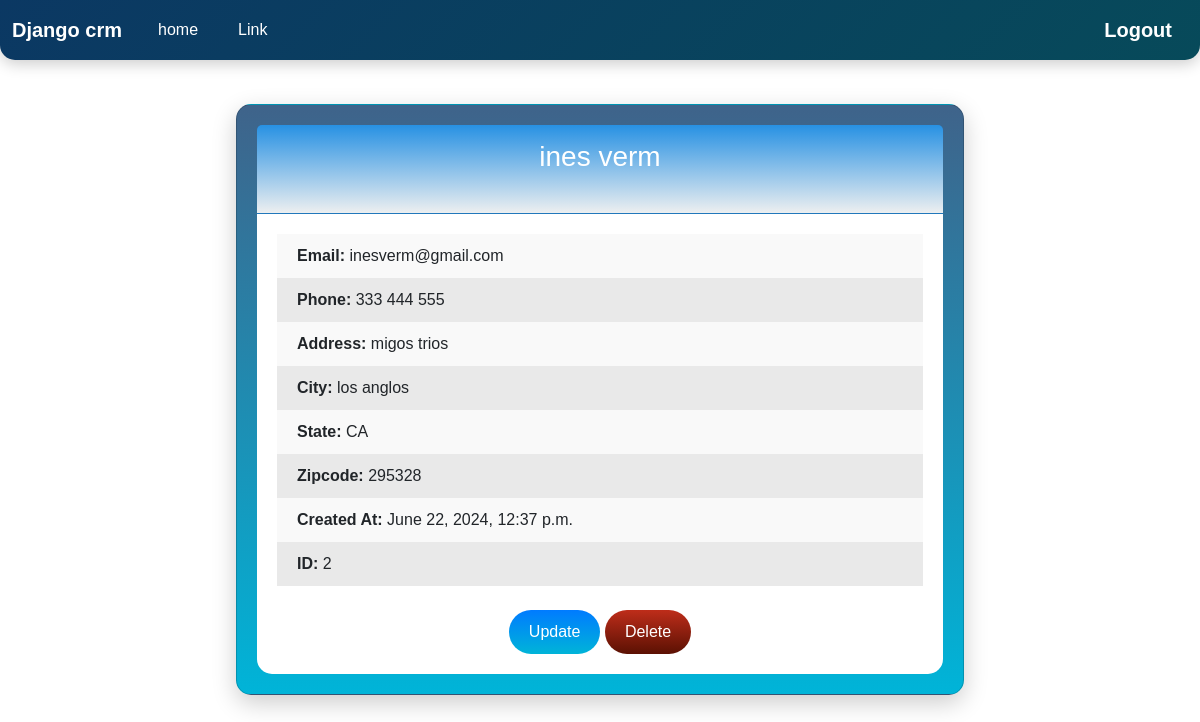
The app's page /record/2 (signed in) with its own data.
### app/models.py (models this page shows, shortened)
class Record(models.Model):
    created_at = models.DateTimeField(auto_now_add=True)
    first_name = models.CharField(max_length=50)
    last_name = models.CharField(max_length=50)
    email = models.CharField(max_length=100)
    phone = models.CharField(max_length=15)
    address = models.CharField(max_length=100)
    city = models.CharField(max_length=50)
    state = models.CharField(max_length=50)
    zipcode = models.CharField(max_length=20)

### app/views.py (the view)
# urls.py: path('record/<int:id>', views.record, name='record'),
def record(request, id):
    if request.user.is_authenticated:
        try:
            record = Record.objects.get(pk=id)
            return render(request, 'record.html', {'record': record})
        except Record.DoesNotExist:
            messages.error(request, "The ID does not match any Record...")
            return redirect('home')
    else:
        messages.error(request, "You must be logged in to view the record")
        return redirect('home')

### app/templates/record.html (shortened to what this page needs)
{% extends "base.html" %}
{% load static %}
{% block content %}
<link rel="stylesheet" href="{% static 'css/record.css' %}">
<div class="container">
    <div class="col-md-8 offset-md-2">
        <div class="card animated-card">
            {% if user.is_authenticated %}
                <div class="card-header text-center">
                    <h3 class="mb-4">{{ record.first_name }} {{ record.last_name }}</h3>
                </div>
                <div class="card-body">
                    <ul class="list-group list-group-flush">
                        <li class="list-group-item"><strong>Email:</strong> {{ record.email }}</li>
                        <li class="list-group-item"><strong>Phone:</strong> {{ record.phone }}</li>
                        <li class="list-group-item"><strong>Address:</strong> {{ record.address }}</li>
                        <li class="list-group-item"><strong>City:</strong> {{ record.city }}</li>
                        <li class="list-group-item"><strong>State:</strong> {{ record.state }}</li>
                        <li class="list-group-item"><strong>Zipcode:</strong> {{ record.zipcode }}</li>
                        <li class="list-group-item"><strong>Created At:</strong> {{ record.created_at }}</li>
                        <li class="list-group-item"><strong>ID:</strong> {{ record.id }}</li>
                    </ul>
                    <div class="action-buttons mt-4 text-center">
                        <a href="{% url 'update_record' record.pk %}" class="btn btn-danger btn-update">Update</a>
                        <form method="POST" action="{% url 'delete_record' record.pk %}" style="display:inline;" onsubmit="return confirmDelete();">
                            <button type="submit" class="btn btn-danger btn-delete">Delete</button>
                        </form>
                    </div>
                </div>
            {% endif %}
        </div>
    </div>
</div>
{% endblock %}

### static/css/record.css (style rules this page uses)
body { background: url('path/to/your/background-image.jpg') no-repeat center center fixed; background-size: cover; font-family: 'Arial', sans-serif; }
.container { margin-top: 10px; }
.animated-card { background: linear-gradient(to bottom, #3f638a, #00b4d8); border-radius: 15px; box-shadow: 0 8px 25px rgba(0, 0, 0, 0.2); padding: 20px; animation: fadeInUp 1s ease-in-out; }
.card-header { background: linear-gradient(to bottom, #2791e3, #edeff0); color: white; border-radius: 15px 15px 0 0; padding: 15px; }
.card-body { background: white; border-radius: 0 0 15px 15px; padding: 20px; }
.list-group-item { border: none; padding: 10px 20px; }
.list-group-item:nth-child(odd) { background-color: #f9f9f9; }
.list-group-item:nth-child(even) { background-color: #e9e9e9; }
.btn-danger { background: linear-gradient(to bottom, #dc3545, #b02a37); border: none; border-radius: 25px; padding: 10px 20px; color: white; transition: background 0.3s ease; }
.btn-update { background: linear-gradient(to bottom, #007bff, #00b4d8); }
.btn-delete { background: linear-gradient(to bottom, #be2d1a, #5b1103); }

### records on screen
Record: first_name "ines", last_name "verm", email "inesverm@gmail.com", phone "333 444 555", address "migos trios", city "los anglos", state "CA", zipcode "295328", created_at "June 22, 2024, 12:37 p.m.", id "2"
